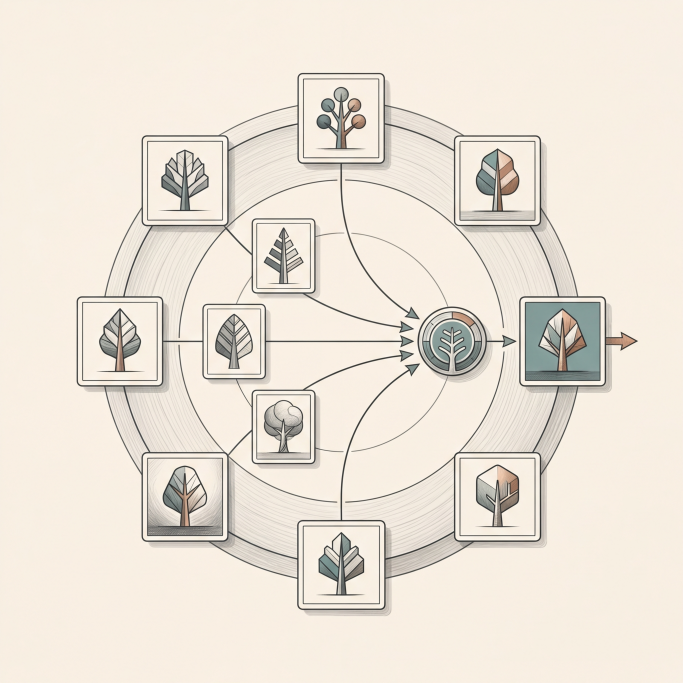
#> input picture paper/figures/raw_visual_abstract_variants/visual_abstract_method_panel.png, 2048 x 2048 px (shown at 1/3 size)
$ python -i generate_paper_visual_abstract.py   (imports and definitions only)
#> lines starting #> are read from the running program, lines starting #| are printed output that depends on the picture
from __future__ import annotations

import argparse
import base64
import json
import math
import os
import textwrap
import time
from io import BytesIO
from pathlib import Path
from typing import Any
from urllib.error import HTTPError, URLError
from urllib.request import Request, urlopen

from PIL import Image, ImageDraw, ImageFont


REPO_ROOT = Path(__file__).resolve().parents[1]
PAPER_ROOT = REPO_ROOT / "paper"
FIGURE_ROOT = PAPER_ROOT / "figures"
CONFIG_PATH = Path.home() / ".gemini-imagegen.json"

RAW_DIR = FIGURE_ROOT / "raw_visual_abstract_variants"
RAW_PATH = RAW_DIR / "visual_abstract_method_panel.png"
FINAL_PATH = FIGURE_ROOT / "figure_0_visual_abstract.png"

METHOD_PANEL_PROMPT = (
    "Create a square conceptual illustration for an academic AI paper, with no words, no labels, no numerals, and no watermark. "
    "Show a preference-guided iterative image-refinement mechanism: several small image thumbnails arranged around a subtle circular latent manifold, "
    "a comparison-and-selection node receiving arrows from the thumbnails, and one refined selected thumbnail emerging as the next direction. "
    "The image must look like a serious journal figure rather than promo art: light warm paper background, restrained graphite linework, muted teal and copper accents, "
    "precise geometry, gentle depth, clean negative space, no stage titles, no decorative sci-fi effects, no UI chrome. "
    "The content should be visual and conceptual, not photorealistic: thumbnail cards may depict a stylized tree-like or object-like motif with controlled variation."
)


# [49 lines left out: functions _extract_image_bytes, _load_api_key, _generate_raw, not called in this run]


def _font(size: int, bold: bool = False):
    candidates = [
        "C:/Windows/Fonts/georgiab.ttf" if bold else "C:/Windows/Fonts/georgia.ttf",
        "C:/Windows/Fonts/timesbd.ttf" if bold else "C:/Windows/Fonts/times.ttf",
        "C:/Windows/Fonts/arialbd.ttf" if bold else "C:/Windows/Fonts/arial.ttf",
    ]
    for candidate in candidates:
        path = Path(candidate)
        if path.exists():
            return ImageFont.truetype(str(path), size=size)
    return ImageFont.load_default()


def _draw_wrapped(draw: ImageDraw.ImageDraw, *, text: str, box: tuple[int, int, int, int], font: ImageFont.ImageFont, fill: tuple[int, int, int], line_gap: int = 7) -> None:
    x0, y0, x1, y1 = box
    width = x1 - x0
    avg_char_px = max(8, font.size // 2)
    wrap = max(12, width // avg_char_px)
    lines = textwrap.wrap(text, width=wrap)
    y = y0
    for line in lines:
        bbox = draw.textbbox((0, 0), line, font=font)
        line_h = bbox[3] - bbox[1]
        if y + line_h > y1:
            break
        draw.text((x0, y), line, font=font, fill=fill)
        y += line_h + line_gap


def _draw_column_box(draw: ImageDraw.ImageDraw, box: tuple[int, int, int, int]) -> None:
    draw.rounded_rectangle(box, radius=26, fill=(255, 251, 245), outline=(214, 201, 185), width=2)


def _draw_prompt_panel(draw: ImageDraw.ImageDraw, box: tuple[int, int, int, int], title_font: ImageFont.ImageFont, body_font: ImageFont.ImageFont, small_font: ImageFont.ImageFont) -> None:
    x0, y0, x1, y1 = box
    draw.text((x0 + 28, y0 + 26), "Why refinement is difficult", font=title_font, fill=(31, 27, 22))
    body = (
        "Users can often recognize a better image before they can verbalize the exact prompt revision. "
        "The paper therefore treats refinement as repeated preference-guided search rather than repeated prompt rewriting."
    )
    _draw_wrapped(
        draw,
        text=body,
        box=(x0 + 28, y0 + 76, x1 - 28, y0 + 168),
        font=body_font,
        fill=(56, 47, 39),
    )

    card = (x0 + 42, y0 + 204, x0 + 182, y0 + 394)
    frame = (x0 + 216, y0 + 212, x0 + 392, y0 + 388)
    draw.rounded_rectangle(card, radius=14, fill=(253, 250, 246), outline=(96, 100, 105), width=3)
    draw.rectangle(frame, outline=(96, 100, 105), width=3)

    for idx in range(5):
        y = card[1] + 26 + idx * 28
        draw.line((card[0] + 24, y, card[0] + 116, y), fill=(128, 129, 132), width=3)
        if idx < 3:
            draw.line((card[0] + 24, y + 12, card[0] + 96, y + 12), fill=(164, 164, 166), width=2)
    draw.rectangle((card[0] + 24, card[1] + 24, card[0] + 58, card[1] + 58), outline=(114, 118, 123), width=3)
    draw.line((card[0] + 28, card[1] + 48, card[0] + 54, card[1] + 28), fill=(114, 118, 123), width=3)

    cx = (frame[0] + frame[2]) // 2
    cy = (frame[1] + frame[3]) // 2
    for radius, color in [
        (70, (88, 131, 136)),
        (56, (111, 155, 160)),
        (38, (195, 162, 121)),
        (26, (226, 209, 176)),
    ]:
        draw.ellipse((cx - radius, cy - radius, cx + radius, cy + radius), fill=color)
    draw.line((card[2] + 12, cy, frame[0] - 12, cy), fill=(122, 117, 110), width=4)
    draw.polygon([(frame[0] - 16, cy), (frame[0] - 30, cy - 9), (frame[0] - 30, cy + 9)], fill=(122, 117, 110))

    draw.text((x0 + 44, y0 + 420), "Persistent prompt", font=small_font, fill=(94, 79, 62))
    draw.text((x0 + 216, y0 + 420), "Initial image under latent uncertainty", font=small_font, fill=(94, 79, 62))


def _draw_step_badge(draw: ImageDraw.ImageDraw, center: tuple[int, int], number: int, fill_color: tuple[int, int, int]) -> None:
    cx, cy = center
    draw.ellipse((cx - 18, cy - 18, cx + 18, cy + 18), fill=fill_color, outline=(132, 108, 83), width=2)
    draw.text((cx - 6, cy - 12), str(number), font=_font(20, bold=True), fill=(37, 29, 22))


def _draw_method_panel(canvas: Image.Image, draw: ImageDraw.ImageDraw, box: tuple[int, int, int, int], raw_panel: Image.Image, title_font: ImageFont.ImageFont, body_font: ImageFont.ImageFont, small_font: ImageFont.ImageFont) -> None:
    x0, y0, x1, y1 = box
    draw.text((x0 + 28, y0 + 26), "Preference-guided iterative loop", font=title_font, fill=(31, 27, 22))
    body = (
        "The prompt stays fixed. Each round proposes an exploit-explore batch, elicits comparative feedback, models local preference, "
        "and updates a low-dimensional steering state for the next round."
    )
    _draw_wrapped(
        draw,
        text=body,
        box=(x0 + 28, y0 + 76, x1 - 28, y0 + 160),
        font=body_font,
        fill=(56, 47, 39),
    )

    panel_box = (x0 + 34, y0 + 182, x1 - 34, y0 + 470)
    draw.rounded_rectangle(panel_box, radius=20, fill=(248, 244, 237), outline=(206, 196, 181), width=2)

    raw_panel = raw_panel.convert("RGB")
    raw_panel.thumbnail((panel_box[2] - panel_box[0] - 18, panel_box[3] - panel_box[1] - 18))
    px = panel_box[0] + ((panel_box[2] - panel_box[0]) - raw_panel.width) // 2
    py = panel_box[1] + ((panel_box[3] - panel_box[1]) - raw_panel.height) // 2
    canvas.paste(raw_panel, (px, py))

    step_y = y0 + 522
    step_xs = [x0 + 68, x0 + 188, x0 + 308, x0 + 428]
    step_titles = [
        "Sample",
        "Compare",
        "Model",
        "Update",
    ]
    step_texts = [
        "exploit-explore",
        "feedback",
        "preference",
        "state",
    ]
    step_colors = [
        (222, 192, 157),
        (197, 215, 215),
        (213, 196, 160),
        (171, 202, 196),
    ]
    for index, (sx, title, sub, color) in enumerate(zip(step_xs, step_titles, step_texts, step_colors), start=1):
        _draw_step_badge(draw, (sx, step_y), index, color)
        bbox = draw.textbbox((0, 0), title, font=small_font)
        draw.text((sx - (bbox[2] - bbox[0]) // 2, step_y + 28), title, font=small_font, fill=(39, 34, 29))
        sub_font = _font(14)
        sub_bbox = draw.textbbox((0, 0), sub, font=sub_font)
        draw.text((sx - (sub_bbox[2] - sub_bbox[0]) / 2, step_y + 56), sub, font=sub_font, fill=(104, 89, 73))
    for left, right in zip(step_xs, step_xs[1:]):
        draw.line((left + 18, step_y, right - 18, step_y), fill=(122, 117, 110), width=3)
        draw.polygon([(right - 14, step_y), (right - 26, step_y - 7), (right - 26, step_y + 7)], fill=(122, 117, 110))


def _draw_bar_chart(draw: ImageDraw.ImageDraw, *, box: tuple[int, int, int, int], title: str, values: list[tuple[str, float]], color: tuple[int, int, int], y_range: tuple[float, float]) -> None:
    x0, y0, x1, y1 = box
    draw.text((x0, y0), title, font=_font(22, bold=True), fill=(31, 27, 22))
    chart = (x0 + 6, y0 + 42, x1 - 10, y1 - 34)
    draw.rounded_rectangle((chart[0] - 8, chart[1] - 8, chart[2] + 8, chart[3] + 8), radius=16, fill=(249, 245, 239), outline=(215, 203, 188), width=2)
    axis_x0, axis_y0, axis_x1, axis_y1 = chart
    draw.line((axis_x0 + 40, axis_y0, axis_x0 + 40, axis_y1), fill=(117, 111, 102), width=2)
    draw.line((axis_x0 + 40, axis_y1, axis_x1, axis_y1), fill=(117, 111, 102), width=2)

    vmin, vmax = y_range
    step = (axis_x1 - axis_x0 - 70) / max(1, len(values))
    bar_w = int(step * 0.55)
    for tick in range(4):
        frac = tick / 3
        value = vmax - frac * (vmax - vmin)
        y = axis_y0 + frac * (axis_y1 - axis_y0)
        draw.line((axis_x0 + 36, int(y), axis_x1, int(y)), fill=(231, 225, 216), width=1)
        label = f"{value:.2f}"
        draw.text((axis_x0 - 2, int(y) - 8), label, font=_font(14), fill=(100, 88, 74))

    for idx, (label, value) in enumerate(values):
        x_left = axis_x0 + 56 + idx * step
        frac = (value - vmin) / max(1e-6, (vmax - vmin))
        bar_top = axis_y1 - frac * (axis_y1 - axis_y0)
        draw.rounded_rectangle((x_left, bar_top, x_left + bar_w, axis_y1), radius=10, fill=color, outline=(108, 95, 80), width=2)
        draw.text((x_left + 2, bar_top - 22), f"{value:.3f}", font=_font(14, bold=True), fill=(58, 49, 40))
        lines = label.split(" ")
        ly = axis_y1 + 8
        for part in lines:
            bbox = draw.textbbox((0, 0), part, font=_font(14))
            lw = bbox[2] - bbox[0]
            draw.text((x_left + (bar_w - lw) / 2, ly), part, font=_font(14), fill=(84, 72, 59))
            ly += 16


def _draw_results_panel(draw: ImageDraw.ImageDraw, box: tuple[int, int, int, int], title_font: ImageFont.ImageFont, body_font: ImageFont.ImageFont, small_font: ImageFont.ImageFont) -> None:
    x0, y0, x1, y1 = box
    draw.text((x0 + 28, y0 + 26), "Representative empirical finding", font=title_font, fill=(31, 27, 22))
    body = (
        "In the repeated hidden-target oracle protocol, the best candidate improves over rounds. "
        "The figure highlights the aggregate similarity shift from baseline to final selection."
    )
    _draw_wrapped(
        draw,
        text=body,
        box=(x0 + 28, y0 + 76, x1 - 28, y0 + 162),
        font=body_font,
        fill=(56, 47, 39),
    )

    _draw_bar_chart(
        draw,
        box=(x0 + 28, y0 + 184, x1 - 28, y0 + 380),
        title="Oracle target recovery",
        values=[("Baseline", 0.828), ("Final", 0.881)],
        color=(178, 143, 97),
        y_range=(0.78, 0.90),
    )
    _draw_bar_chart(
        draw,
        box=(x0 + 28, y0 + 404, x1 - 28, y0 + 602),
        title="Image-embedding agreement",
        values=[("Baseline", 0.452), ("Final", 0.595)],
        color=(116, 160, 164),
        y_range=(0.40, 0.62),
    )

    highlight = (
        "The paper studies which choices within the loop drive progress: steering representation, proposal geometry, "
        "preference aggregation, and incumbent policy."
    )
    draw.rounded_rectangle((x0 + 28, y0 + 630, x1 - 28, y1 - 28), radius=18, fill=(247, 242, 235), outline=(214, 201, 185), width=2)
    _draw_wrapped(
        draw,
        text=highlight,
        box=(x0 + 48, y0 + 654, x1 - 48, y1 - 58),
        font=small_font,
        fill=(73, 62, 49),
    )


def _build_visual_abstract(raw_path: Path, output_path: Path) -> Path:
#> called with output_path = 'out.png'
    raw = Image.open(raw_path).convert("RGB")
#> raw is the input picture: PIL image 2048x2048 RGB; mean R, G, B 235.5, 227.4, 216.3
    canvas = Image.new("RGB", (1920, 1080), (245, 239, 231))
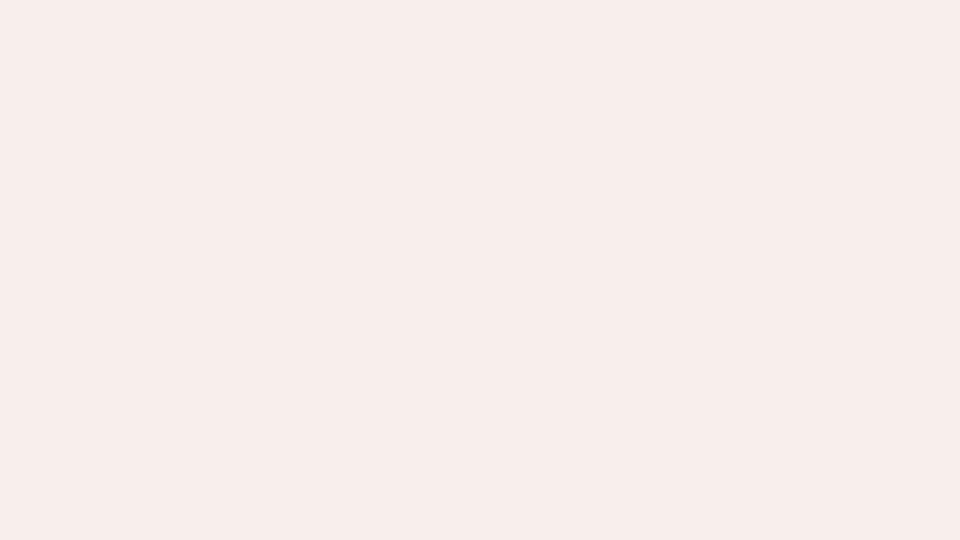
#> canvas: PIL image 1920x1080 RGB (shown at 1/2 size); mean R, G, B 245, 239, 231
    draw = ImageDraw.Draw(canvas)

    title_font = _font(32, bold=True)
    body_font = _font(22)
    small_font = _font(18)

    draw.rounded_rectangle((28, 22, 1892, 114), radius=24, fill=(255, 252, 247), outline=(214, 201, 185), width=2)
    draw.text((52, 40), "Visual Abstract", font=_font(28, bold=True), fill=(113, 79, 47))
    draw.text((52, 72), "StableSteering: Preference-Guided Iterative Refinement for Text-to-Image Generation", font=title_font, fill=(28, 24, 20))
    draw.text((1470, 42), "Conceptual figure with quantitative highlights", font=_font(18), fill=(116, 101, 83))

    columns = [
        (38, 144, 610, 1024),
        (674, 144, 1246, 1024),
        (1310, 144, 1882, 1024),
    ]
    for box in columns:
        _draw_column_box(draw, box)

    _draw_prompt_panel(draw, columns[0], title_font, body_font, small_font)
    _draw_method_panel(canvas, draw, columns[1], raw, title_font, body_font, small_font)
#> in _draw_method_panel, `raw_panel.thumbnail((panel_box[2] - panel_box[0] - 18, panel_box[3] - ..`:
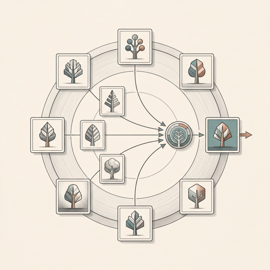
#> raw_panel: PIL image 270x270 RGB; mean R, G, B 235.4, 227.4, 216.2
#> in _draw_method_panel, `canvas.paste(raw_panel, (px, py))`:
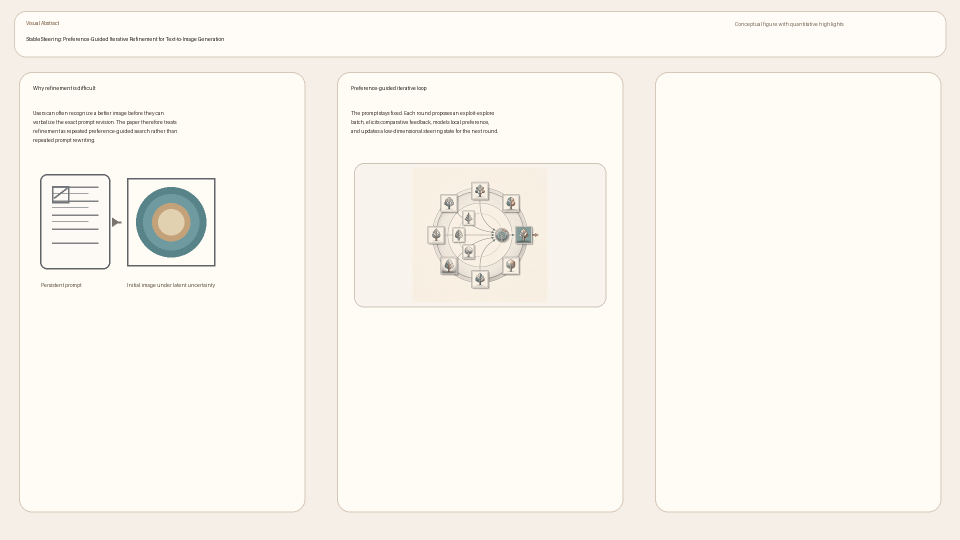
#> canvas: PIL image 1920x1080 RGB (shown at 1/2 size); mean R, G, B 249.6, 245.3, 238.7
    _draw_results_panel(draw, columns[2], title_font, body_font, small_font)

    footer = (
        "Conceptual visual abstract generated with Gemini for the central method illustration and composed locally for scientific presentation. "
        "Quantitative highlights correspond to the repeated hidden-target oracle study reported in the paper."
    )
    draw.text((54, 1040), footer, font=_font(16), fill=(100, 86, 70))

#> (the run stopped early here; a loop or call above may not have finished)

$ run again, on paper/figures/raw_visual_abstract_variants/visual_abstract_candidate_loop.png
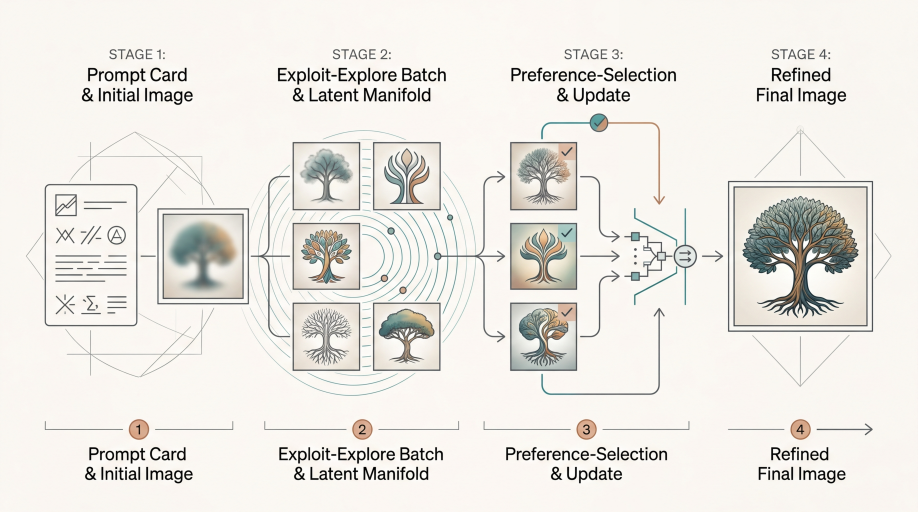
#> input picture paper/figures/raw_visual_abstract_variants/visual_abstract_candidate_loop.png, 2752 x 1536 px (shown at 1/3 size)
#> in _build_visual_abstract, raw is the input picture: PIL image 2752x1536 RGB; mean R, G, B 234.7, 232, 226.8
#> in _draw_method_panel, `raw_panel.thumbnail((panel_box[2] - panel_box[0] - 18, panel_box[3] - ..`:
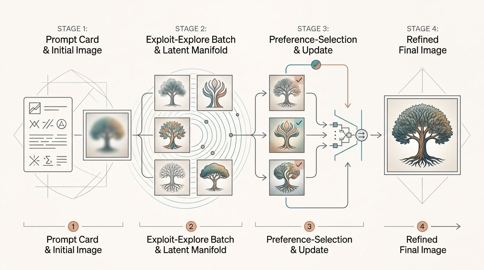
#> raw_panel: PIL image 484x270 RGB; mean R, G, B 234.8, 232.1, 226.9
#> in _draw_method_panel, `canvas.paste(raw_panel, (px, py))`:
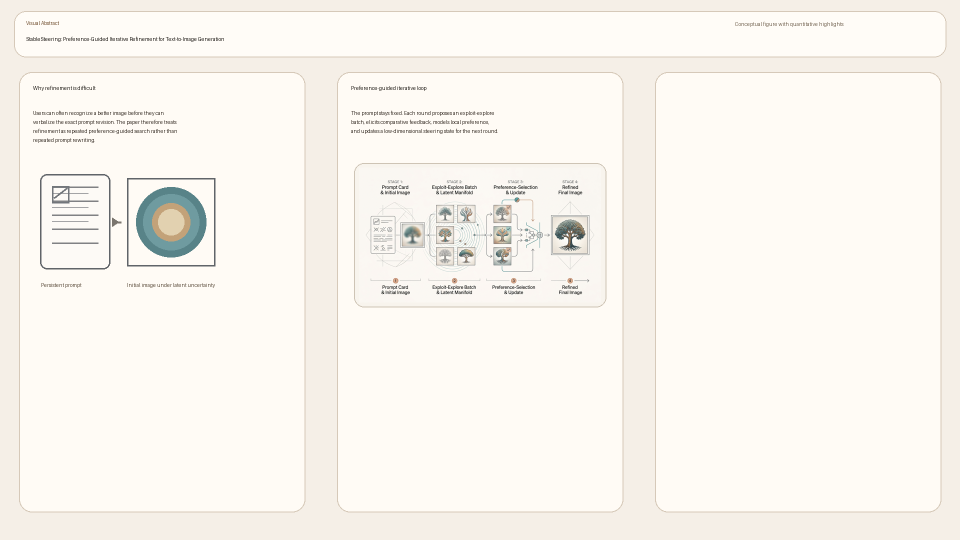
#> canvas: PIL image 1920x1080 RGB (shown at 1/2 size); mean R, G, B 249.2, 245.1, 238.7
